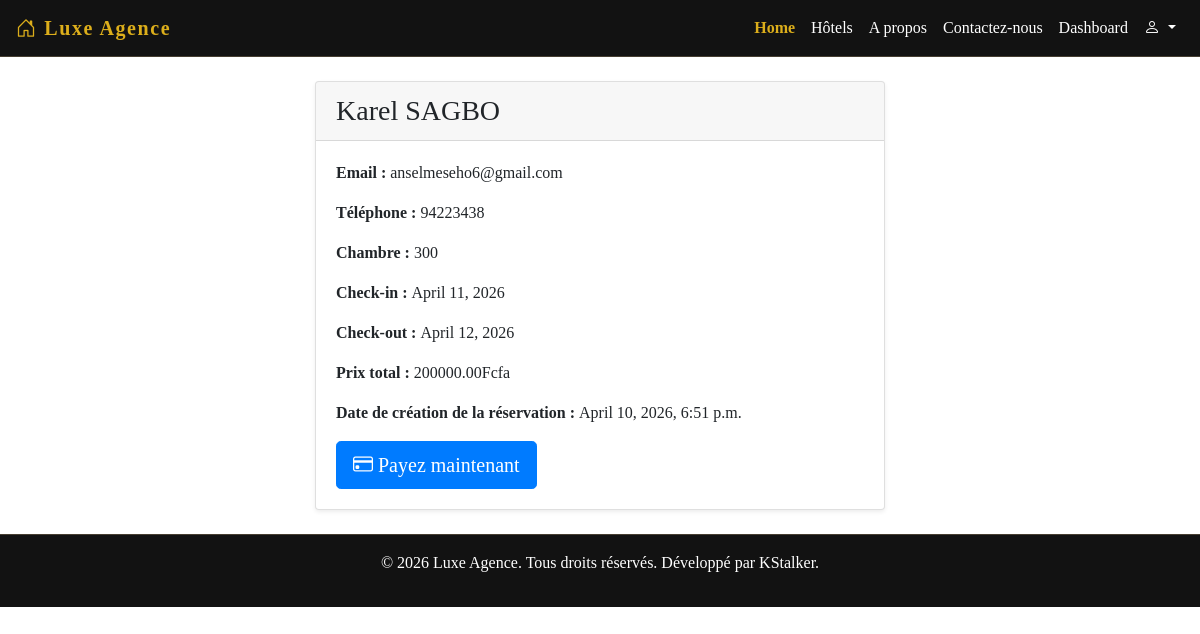
The page /bookings/9/ on the database its author committed.
### Agence/models.py (models this page shows, shortened)
class Booking(models.Model):
    full_name = models.CharField(max_length=255)
    email = models.EmailField()
    phone = models.CharField(max_length=20)
    room = models.ForeignKey('Room', on_delete=models.CASCADE)
    check_in = models.DateField()
    check_out = models.DateField()
    total_price = models.DecimalField(max_digits=10, decimal_places=2)
    created_at = models.DateTimeField(auto_now_add=True, null=True)

class Room(models.Model):
    hotel = models.ForeignKey(Hotel, on_delete=models.CASCADE)
    room_number = models.CharField(max_length=20)
    room_type = models.CharField(max_length=100)
    price_per_night = models.DecimalField(max_digits=10, decimal_places=2)
    available = models.BooleanField(default=True)
    capacity = models.IntegerField()
    image = models.ImageField(upload_to='rooms/', default='rooms/default.jpg')

### Agence/views.py (the view)
# urls.py: path('bookings/<int:pk>/', views.DetailBookingView.as_view(), name='detail_booking'),
class DetailBookingView(DetailView):
    model = Booking
    template_name = 'bookings/detail_booking.html'
    context_object_name = 'booking'

### Agence/templates/bookings/detail_booking.html
{% extends 'base.html' %}
{% block content %}
<div class="container py-4" style="width: 50%;">
    <div class="card shadow-sm">
        <div class="card-header d-flex justify-content-between align-items-center">
            <h3 class="mb-0">{{ booking.full_name }}</h3>
        </div>
        <div class="card-body">
            <p><strong>Email : </strong> {{ booking.email }}</p>
            <p><strong>Téléphone : </strong> {{ booking.phone }}</p>
            <p><strong>Chambre : </strong> {{ booking.room.room_number }}</p>
            <p><strong>Check-in : </strong> {{ booking.check_in }}</p>
            <p><strong>Check-out : </strong> {{ booking.check_out }}</p>
            <p><strong>Prix total : </strong> {{ booking.total_price }}Fcfa</p>
            <p><strong>Date de création de la réservation : </strong> {{ booking.created_at }}</p>
            <div class="d-grid">
                <a href="#" class="btn btn-primary btn-lg"><i class="bi bi-credit-card"></i>&nbsp;Payez maintenant</a>
            </div>
        </div>
    </div>
</div>
{% endblock %}

### Agence/templates/base.html (style rules this page uses)
body { font-family: 'Times New Roman', Times, serif; }

### rows shown on the page
Booking: full_name "Karel SAGBO", email "anselmeseho6@gmail.com", phone "94223438", room.room_number "300", check_in "April 11, 2026", check_out "April 12, 2026", total_price "200000.00", created_at "April 10, 2026, 6:51 p.m."
